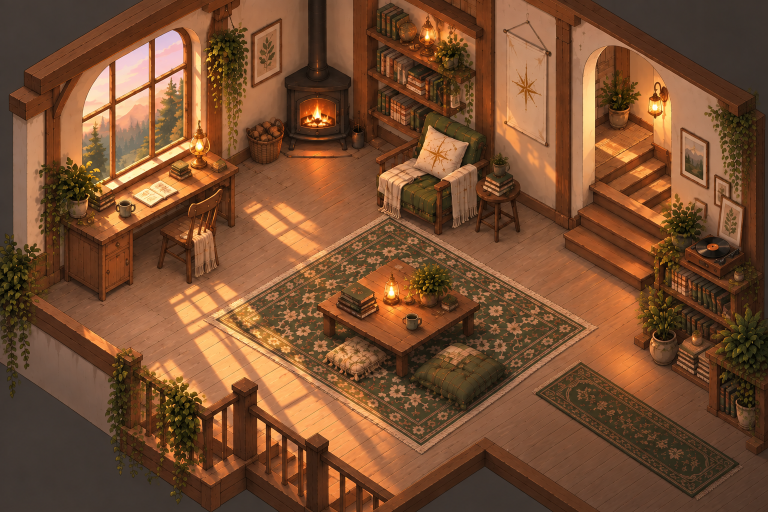
#> input picture art/scenery/home/background.png, 1536 x 1024 px (shown at 1/2 size)
$ python plate.py ../../scenery/home/background.png
#> lines starting #> are read from the running program, lines starting #| are printed output that depends on the picture; after the words box and inside, x2 and y2 are one past the last pixel; in counts of white or black regions, pixels touching at a corner belong together
### art/prototypes/home-layers/depth.py
"""Depth, clearance and the walkable floor for a layered isometric room — the Python twin of index.src.html's.

    python3 art/prototypes/home-layers/depth.py        # runs the self-tests

**The depth rule.** One camera, isometric: a ground point (x, y) in painting px has ground coordinates
u = (x + y/B)/2, v = (y/B - x)/2 (B = the iso slope), and toward the camera is +u and +v together. Two ground points in
the same page column (same x = u - v) differ only in u + v, i.e. in page y, so *in the same column, the lower one on
the page is in front*. Lumi is a short ground segment at her feet: page x from fx - half to fx + half, page y = fy.
An item draws over her when some point of its ground polygon (its `extent` if it overhangs, else its `footprint`)
lies in one of her columns with a larger page y than her feet. Items are vertical extrusions of their ground polygon,
so an item with no ground in her columns can only overlap her drawing where it is wider than her feet (the hem, the
hands): for an item with ground within her drawn reach (REACH) but not in her feet columns, the test is made at its
column nearest her feet; an item out of reach can't overlap her and its order doesn't matter. The rule is
exact for a convex polygon that doesn't intersect her segment (the walkable floor keeps them apart); for two items
(`in_front`) it compares their column intervals at the middle of the columns they share.

**Clearance.** Her body is a disc on the ground; a ground circle of page radius r is an ellipse r wide and r·B tall on
the page, so a footprint is grown by an ellipse (24 × 13.7 px), not a page circle: the hull of the polygon's vertices
plus the ellipse's (one hull for a convex polygon, one per edge for a concave one).
"""
import math

HALF = 17          # half her cloak's width at her feet, 120px tall
MARGIN = 4         # a ground point is in front of her only if lower on the page by more than this (a corner level with her feet doesn't cover her hem)
REACH = 50         # how far her drawing reaches either side of her feet: the walk rig's side-on drawings reach 43.4px at rest
                   # (the stand-in's hem and sleeves only 36.5px, the old 37), and her lean, sway and hem swing add a few
                   # more; at 37 lumi-walk's ?occlusion=1 found 170px of her overlapping a layer the rule could not rank
CLEARANCE = 24     # her body's reach from her feet, page px across


# [15 lines left out: function strip_max_y, not called in this run]


def column_interval(poly, c):
    """(min y, max y) where column c crosses the polygon, or None."""
    ys = []
    n = len(poly)
    for i in range(n):
        x1, y1 = poly[i]
        x2, y2 = poly[(i + 1) % n]
        if x1 == x2:
            if x1 == c: ys += [y1, y2]
        elif min(x1, x2) <= c <= max(x1, x2):
            ys.append(y1 + (c - x1) * (y2 - y1) / (x2 - x1))
    return (min(ys), max(ys)) if ys else None


# [17 lines left out: functions ground_y_near, draws_over, not called in this run]


def in_front(p, q):
    """+1 if ground polygon p is in front of q, -1 if behind, 0 if they share no column."""
    a = max(min(x for x, _ in p), min(x for x, _ in q))
    b = min(max(x for x, _ in p), max(x for x, _ in q))
    if a > b:
        return 0
    c = (a + b) / 2
    ip, iq = column_interval(p, c), column_interval(q, c)
    if not ip or not iq:
        return 0
    return 1 if (ip[0] + ip[1]) > (iq[0] + iq[1]) else -1


# [46 lines left out: functions hull, convex, grow, in_poly, not called in this run]


def walkable(x, y, floor, blocked):
    return in_poly(x, y, floor) and not any(in_poly(x, y, b) for b in blocked)


def order(polys):
    """Back-to-front order of named ground polygons: a topological sort of in_front, ties by the lowest point."""
    names = list(polys)
    after = {n: set() for n in names}      # after[a] = the names that must be drawn after a
    for i, a in enumerate(names):
        for b in names[i + 1:]:
            f = in_front(polys[a], polys[b])
            if f > 0: after[b].add(a)
            elif f < 0: after[a].add(b)
    indeg = {n: 0 for n in names}
    for a in names:
        for b in after[a]: indeg[b] += 1
    key = lambda n: max(y for _, y in polys[n])
    ready, out = sorted([n for n in names if not indeg[n]], key=key), []
    while ready:
        n = ready.pop(0)
        out.append(n)
        for b in after[n]:
            indeg[b] -= 1
            if not indeg[b]: ready.append(b)
        ready.sort(key=key)
    if len(out) < len(names):          # a cycle: append the rest by their lowest point
        out += sorted([n for n in names if n not in out], key=key)
    return out


# [24 lines that do not run on import are left out]

### art/prototypes/home-layers/inpaint.py
"""Inpaint one cluster of layers out of Home's painting with OpenAI's image edit API (a mask whose transparent pixels
are the hole), and keep only the hole's neighbourhood of each result.

    python3 art/prototypes/home-layers/inpaint.py <cluster A|B|C|D|E> [--n 2] [--quality high] [--tag v1] [--dry-run]

The hole is the union of the cluster's `mask` polygons (or, for a layer with `shadow: false`, its bodies grown by
10px) from room.src.json. An object's cluster (E, the lantern) has a `hole` instead: a patch of a surface layer's top
round the object, less the other things on it (`hole_for`); lantern.py uses its candidate, not plate.py's floor pass. The API regenerates the whole image; each candidate is cropped to the hole's bounds plus
48px and saved as out/inpaint/<cluster>-<tag>-<k>.png, with its offset, tokens and estimated cost appended to
out/inpaint/log.jsonl. plate.py picks the candidates named in room.src.json → `plate_candidates`.
The call is the same as scripts/gen-lumi-sheet.py's (multipart, the SSL context fix); MAX_IMAGES caps one run.
"""
import base64
import io
import json
import os
import ssl
import sys
import urllib.error
import urllib.request
import uuid
from datetime import datetime

import numpy as np
from PIL import Image, ImageDraw
from scipy import ndimage as ndi

HERE = os.path.dirname(os.path.abspath(__file__))
ROOT = os.path.dirname(os.path.dirname(os.path.dirname(HERE)))
MODEL = 'gpt-image-2.5-sunburst'
MAX_IMAGES = 3
RATES = dict(text_in=5.0, image_in=8.0, image_out=30.0)   # $ per million tokens, as gen-lumi-sheet.py
MARGIN = 48

PROMPTS = {
    'rug': ("An isometric painted cutaway of a cosy lamplit cabin room. Inside the transparent (masked) area, remove the low "
            "wooden table with everything on it and the two floor cushions in front of it. Paint only what was underneath: "
            "the same dark green rug with its small cream and rust flowers and vines scattered evenly all over, exactly like "
            "the rug around the mask. The rug's field has no central medallion, no frame, no border and no new motif inside "
            "it: only the same small all-over flowers at the same size and spacing, lit by the same warm evening light, a "
            "little brighter near where the lantern was. Nothing stands there: no "
            "furniture, no objects, no cast shadows of the removed things. Same painterly style and texture. Everything "
            "outside the masked area stays exactly as it is."),
    'corner': ("An isometric painted cutaway of a cosy lamplit cabin room. Inside the transparent (masked) area, remove the "
               "green armchair with its star pillow and two cream throws, and the small round wooden stool with the books "
               "and little plant on it. Paint only what was behind and under them: the pale wooden floor planks continuing "
               "in the same direction, the base of the cream plaster wall with its wooden skirting board, and the wooden "
               "bookcase and wall post continuing straight down to the floor. Nothing stands there: no furniture, no "
               "objects, no cast shadows of the removed things. Same warm light, same painterly style. Everything outside "
               "the masked area stays exactly as it is."),
    'window': ("An isometric painted cutaway of a cosy lamplit cabin room. Inside the transparent (masked) area, remove the "
               "wooden writing desk with its drawer cabinet, brass lamp, books, open book, mug and potted plant, and the "
               "wooden chair with its cream throw. Paint only what was behind and under them: the cream plaster wall under "
               "the window continuing down to a wooden skirting board along the floor, the wooden window sill, the dark "
               "timber wall post, and the pale wooden floor planks with the warm window-light patches continuing. Nothing "
               "stands there: no furniture, no objects, no cast shadows of the removed things. Same painterly style. "
               "Everything outside the masked area stays exactly as it is."),
    'stairwell': ("An isometric painted cutaway of a cosy lamplit cabin room. Inside the transparent (masked) area, remove the "
                  "wooden balustrade: its square posts, handrails and spindles, and the ivy hanging from it. Paint only what "
                  "was behind them: the pale wooden floor planks in warm sunlight continuing to the floor's edge, and the "
                  "wooden stair treads going down beyond the edge, in the same light and painterly style. No railing, no "
                  "posts, no plants. Everything outside the masked area stays exactly as it is."),
    'tabletop': ("An isometric painted cutaway of a cosy cabin room. Inside the transparent (masked) area on top of the low "
                 "wooden table, remove the small brass oil lantern and all of the warm light it casts. Paint only the bare "
                 "tabletop that was under and around it: the same warm-brown wooden planks running in the same direction, "
                 "with their joints lining up with the planks around the mask, lit only by the room's soft, even evening "
                 "light, as dim as the tabletop at the table's far corners. No bright pool of light, no glow, no flame "
                 "reflections, no highlights. Nothing stands there: no lantern, no candle, no objects, no cast shadows. "
                 "Same painterly style and texture. Everything outside the masked area stays exactly as it is."),
}


def arg(name, default=None):
    return sys.argv[sys.argv.index(name) + 1] if name in sys.argv else default


# [7 lines left out: function api_key, not called in this run]


def poly_mask(polys, size):
    im = Image.new('L', size, 0)
    d = ImageDraw.Draw(im)
    for p in polys:
        d.polygon([tuple(v) for v in p], fill=255)
    return np.array(im) > 0


# [10 lines left out: functions tabletop, ground_disc, not called in this run]


def hole_for(room, cluster):
    size = tuple(room['size'])
    spec = room['clusters'][cluster]
    if 'hole' in spec:                      # an object's cluster: a patch of a surface layer, not floor
        h = spec['hole']
        L = next(l for l in room['layers'] if l['id'] == h['on'])
        obj = next(o for o in room['objects'] if o['id'] == spec['object'])
        if 'around' in h:                   # tight round the object: its body grown, less the other things grown 1px
            things = ndi.binary_dilation(poly_mask([L['things'][k] for k in h['keep']], size), iterations=1)
            return ndi.binary_dilation(poly_mask(obj['body'], size), iterations=h['grow']) & ~things
        top = ndi.binary_erosion(poly_mask([tabletop(room, h['on'])], size), iterations=h['inset'])
        things = ndi.binary_dilation(poly_mask([L['things'][k] for k in h['keep']], size), iterations=2)
        body = ndi.binary_dilation(poly_mask(obj['body'], size), iterations=2)
        return (top & ground_disc(size, h['centre'], h['groundRadius'], room['iso']['slope']) & ~things) | body
    hole = np.zeros(size[::-1], bool)
    for L in room['layers']:
        if L['id'] not in room['clusters'][cluster]['layers']:
            continue
        bodies = poly_mask(L['body'] + L['foliage'], size)
        if L['shadow']:
            hole |= poly_mask([L['mask']], size) | ndi.binary_dilation(bodies, iterations=10)
        else:
            hole |= ndi.binary_dilation(bodies, iterations=10)
    return hole


# [14 lines left out: functions png_bytes, multipart, not called in this run]


# [61 lines that do not run on import are left out]

### art/prototypes/home-layers/plate.py
"""Build Home's empty plate, the furniture layers and their shadows from the painting and the chosen inpaint
candidates, check that they recompose to the painting, and write the room file.

    python3 art/prototypes/home-layers/plate.py
    python3 art/prototypes/home-layers/plate.py --keep     # the room's pieces as they are on disk; only the objects
                                                            # (lantern.py) and layers.json are rebuilt

Reads room.src.json (the hand-traced polygons and `plate_candidates`, one out/inpaint/ file per cluster). Writes
art/scenery/home/plate.png, art/scenery/home/layers/<id>.png and <id>-shadow.png, art/scenery/home/layers.json, and
out/recompose-diff.png, out/seams-<cluster>-<k>.png, out/plate-small.png. Prints the recompose error. Then, for each
of room.src.json's `objects` (the lantern), lantern.build() cuts it out of the layer it stands on and rewrites that
layer (lantern.py's docstring); layers.json gets an `objects` array, and its `recompose` is measured from the files as
written, the objects at their painted spots. Clusters with an `object` (E, F) are not floor holes and are skipped
below. `--keep` is for when the A-D candidates are not on disk (they are gitignored): the plate, the layers and their
offsets are taken from the files and the last layers.json.

**Method.**
1. *The inpaint, corrected.* Each candidate is laid into the painting inside its cluster's hole and colour-corrected by
   its difference to the relit painting (below) in a ring 3-14px outside the items' polygons, spread inward at two
   scales (Gaussian 6 and 30), so no colour step is left where it meets the painting.
2. *The shadow field.* Over the rest of the hole (floor the item shades but doesn't cover), a = 1 - the ratio of the
   painting's to the inpaint's local luminance (Gaussian 5, measured only on that floor), clipped to 0..0.85 and faded
   out over the hole's last 10px. The painting divided by (1 - a) is that floor unshaded, with its own pattern kept.
3. *A layer's alpha.* 1 inside its body polygons shrunk 2px. In its edge band — the body polygons grown 2px, and all of
   a foliage polygon grown 2px, each pixel belonging to the nearest item — the difference matte against the corrected
   inpaint: smoothstep(t, 3t) of the summed RGB difference, t = 10 + 4% of the pixel's brightness (so dark leaves on
   dark wood aren't lost), with parts under 6px touching nothing bigger dropped and one-pixel gaps closed.
4. *The plate.* The corrected inpaint where some layer covers (alpha > 0, feathered ~2px), the unshaded painting
   elsewhere in the hole, the painting outside it. So the inpaint is only ever seen through a layer's soft edge, and
   everywhere else the plate keeps the painting's own floor.
5. *Colour* de-matted against that plate: (painting - (1 - alpha) plate) / alpha. *Shadows*: black at alpha a (drawn on
   the plate it multiplies it by 1 - a), for the floor outside the layers, given to the nearest item that casts one;
   in the feather, the darkening that is left (1 - painting/plate luminance) goes there too.
Pixels inside two items' polygons belong to the one in front (depth.order).
"""
import json
import os
import sys

import numpy as np
from PIL import Image, ImageDraw
from scipy import ndimage as ndi

HERE = os.path.dirname(os.path.abspath(__file__))
ROOT = os.path.dirname(os.path.dirname(os.path.dirname(HERE)))
sys.path.insert(0, HERE)
import depth  # noqa: E402
import fringe  # noqa: E402
from inpaint import MARGIN, hole_for, poly_mask  # noqa: E402

OUT = os.path.join(HERE, 'out')
SCENE = os.path.join(ROOT, 'art', 'scenery', 'home')
LUM = np.array([0.299, 0.587, 0.114])
GROW = 2      # a polygon grown this far is where the item's pixels may be (traced ~2px outside the silhouette)
CORE = 2      # a solid polygon shrunk this far is surely the item (the polygons are traced ~2px outside the silhouette;
              # at 3 the tabletop's edge kept one-pixel holes her cloak showed through)


def smoothstep(e0, e1, x):
    t = np.clip((x - e0) / (e1 - e0), 0, 1)
    return t * t * (3 - 2 * t)


def nconv(v, m, s):
    return ndi.gaussian_filter(v * m, s), ndi.gaussian_filter(m.astype(float), s)


# [6 lines left out: function spread, not called in this run]


room = json.load(open(os.path.join(HERE, 'room.src.json')))
#> (reads art/prototypes/home-layers/room.src.json from the repository)
W, H = room['size']
orig = np.array(Image.open(os.path.join(ROOT, room['painting'])).convert('RGB')).astype(np.float64)
lum_o = orig @ LUM
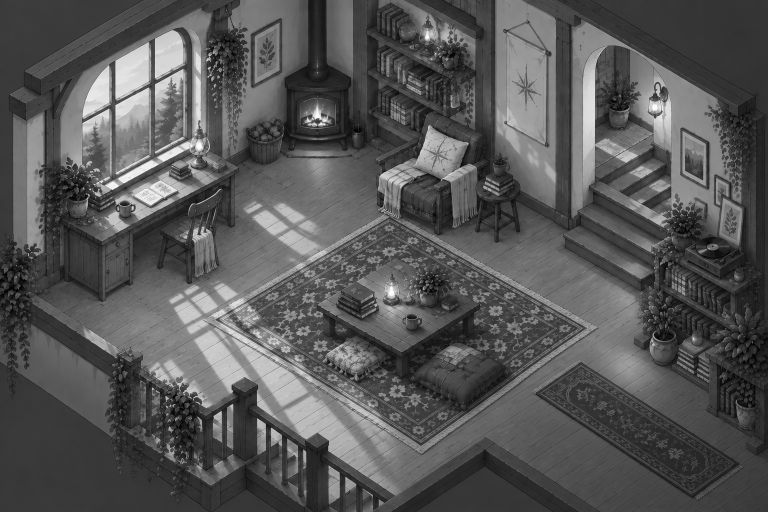
#> lum_o: shape (1024, 1536) float64 (shown at 1/2 size); min 0, max 253.8, mean 87
byid = {L['id']: L for L in room['layers']}
ground = {L['id']: (L['extent'] or L['footprint']) for L in room['layers']}
order = depth.order(ground)                                   # back to front
import lantern  # noqa: E402


# [79 lines left out: functions geometry, write_room, not called in this run]


if '--keep' in sys.argv:
    # The room's pieces as they are on disk (plate.png, layers/<id>.png and -shadow.png, their offsets from the last
    # layers.json): for when the A-D candidates are not on disk. Only the lantern step and layers.json are rebuilt.
    prev = {L['id']: L for L in json.load(open(os.path.join(SCENE, 'layers.json')))['layers']}
    write_room([{'id': i, 'src': prev[i]['src'], 'offset': prev[i]['offset'], 'shadow': prev[i]['shadow'], **geometry(byid[i])} for i in order])
    sys.exit(0)

solid = {i: poly_mask(byid[i]['body'], (W, H)) for i in order}
#> in poly_mask, `return np.array(im) > 0`:
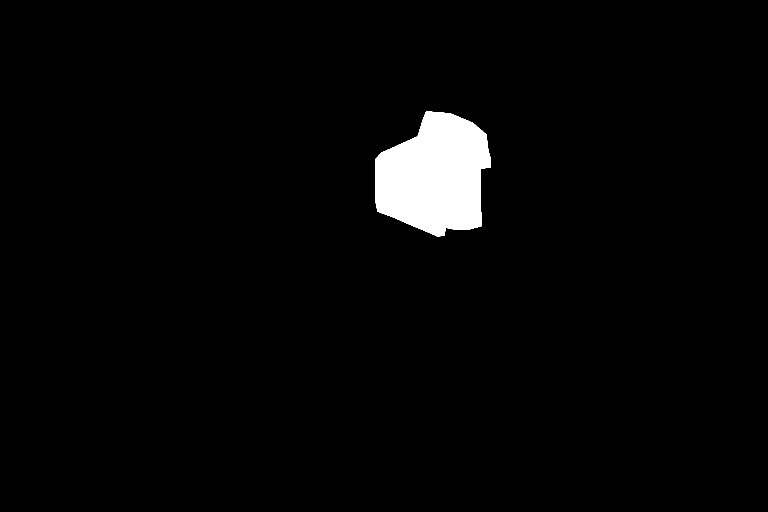
#> returned value: shape (1024, 1536) bool (shown at 1/2 size); 2.7% white; 1 white region, box (x1, y1, x2, y2) and area: (750, 222, 982, 474) 42275
#> call 2 of poly_mask, with size = (1536, 1024)
#> the loop in poly_mask (call 2), `for p in polys:` made 1 pass
#> in poly_mask (call 2), `return np.array(im) > 0`:
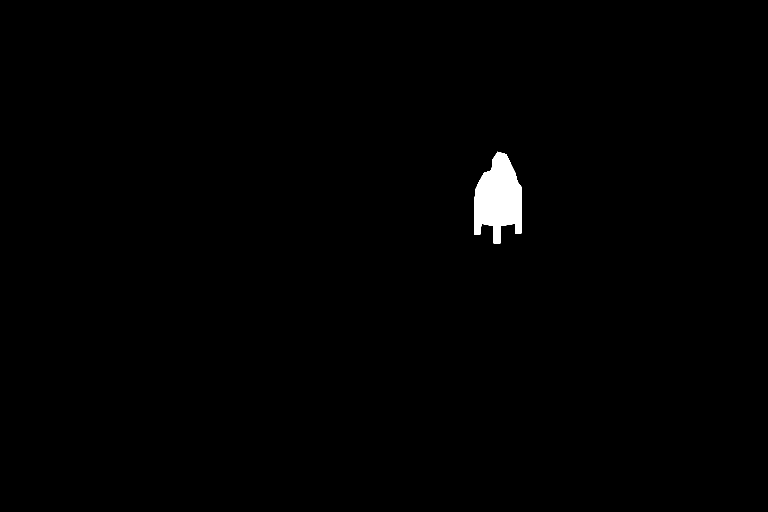
#> returned value: shape (1024, 1536) bool (shown at 1/2 size); 0.75% white; 1 white region, box (x1, y1, x2, y2) and area: (948, 303, 1044, 487) 11799
#> call 3 of poly_mask, with size = (1536, 1024)
#> the loop in poly_mask (call 3), `for p in polys:` made 1 pass
#> in poly_mask (call 3), `return np.array(im) > 0`:
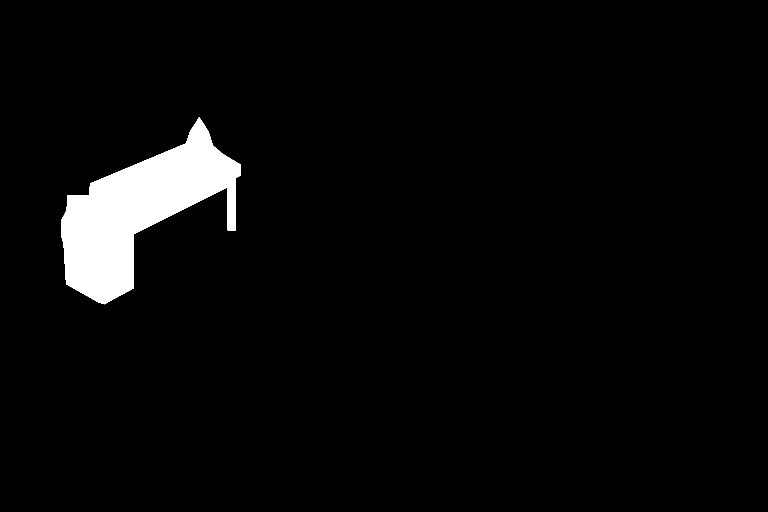
#> returned value: shape (1024, 1536) bool (shown at 1/2 size); 3.7% white; 1 white region, box (x1, y1, x2, y2) and area: (122, 234, 482, 609) 58534
#> (the rest of the program and of its run is left out)
